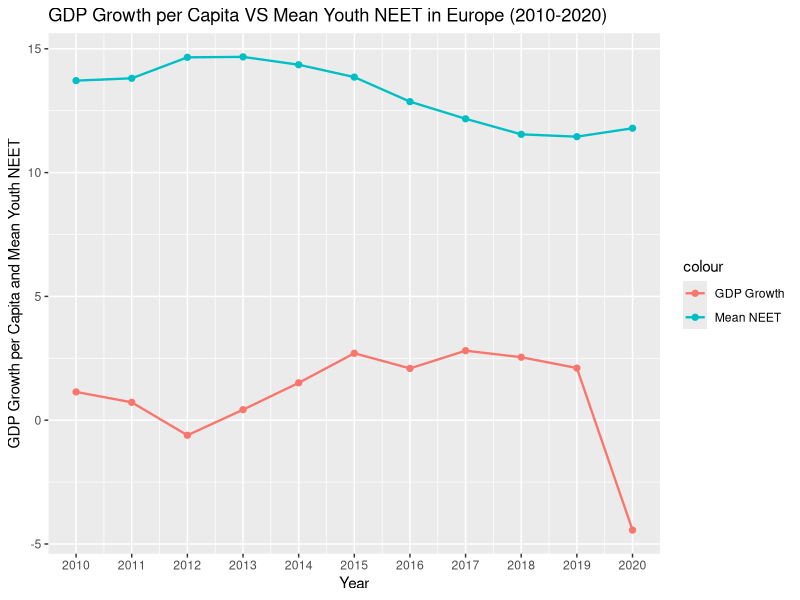

Here is the R script that generated this plot:
library(tidyverse)
library(dplyr)
library(ggplot2)

# Load data

GDP <- read.csv("data sets/gdp-per-capita-worldbank.csv")
NEET <- read.csv("data sets/youth-not-in-education-employment-training.csv")
Continents <- read.csv("data sets/continents-according-to-our-world-in-data.csv")


# Filter the data of NEET in Europe in 2010-2021

youth_NEET <- NEET %>%
  filter(Year >= 2010, Year <= 2020) %>%
  inner_join(Continents, Year, by = "Entity") %>%
  select(-Year.y, -Code.y) %>%
  filter(Continent == "Europe")


# Filter the data of GDP in Europe in 2010-2021

GDP <- GDP %>%
  filter(Year >= 2009, Year <= 2020) %>%
  inner_join(Continents, Year, by = "Entity") %>%
  select(-Year.y, -Code.y) %>%
  filter(Continent == "Europe")


# Calculate GDP growth rate

GDP_Growth <- GDP %>%
  group_by(Year.x) %>%
  summarise(Total_GDP = sum(GDP.per.capita..PPP..constant.2017.international...)) %>%
  mutate(GDP_Growth = ((Total_GDP - lag(Total_GDP)) / lag(Total_GDP)) * 100)


# Calculate mean NEET

mean_youth_NEET <- youth_NEET %>%
  group_by(Year.x) %>%
  summarise(mean_NEET = mean(Share.of.youth.not.in.education..employment.or.training..total....of.youth.population.))


# Combine the two data set for plot

GDP_Growth_NEET <- inner_join(GDP_Growth, mean_youth_NEET, by = "Year.x")


# Plot NEET and GDP growth

ggplot(GDP_Growth_NEET, aes(x = Year.x)) + 
  geom_point(aes(y = mean_NEET, colour = "Mean NEET"), size = 1.8)+
  geom_line(aes(y = mean_NEET, colour = "Mean NEET"), size = 0.8)+
  geom_point(aes(y = GDP_Growth, colour = "GDP Growth"), size = 1.8) + 
  geom_line(aes(y = GDP_Growth, colour = "GDP Growth"), size = 0.8) + 
  scale_x_continuous(breaks = 2010:2020) + 
  labs(title = "GDP Growth per Capita VS Mean Youth NEET in Europe (2010-2020)", x = "Year", y = "GDP Growth per Capita and Mean Youth NEET")